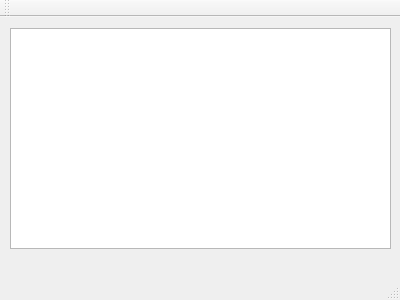
<?xml version="1.0" encoding="UTF-8"?>
<ui version="4.0">
 <class>MainWindow</class>
 <widget class="QMainWindow" name="MainWindow">
  <property name="geometry">
   <rect>
    <x>0</x>
    <y>0</y>
    <width>400</width>
    <height>300</height>
   </rect>
  </property>
  <property name="windowTitle">
   <string>MainWindow</string>
  </property>
  <widget class="QWidget" name="centralWidget">
   <widget class="QTextBrowser" name="textBrowser">
    <property name="geometry">
     <rect>
      <x>10</x>
      <y>11</y>
      <width>381</width>
      <height>221</height>
     </rect>
    </property>
   </widget>
  </widget>
  <widget class="QMenuBar" name="menuBar">
   <property name="geometry">
    <rect>
     <x>0</x>
     <y>0</y>
     <width>400</width>
     <height>22</height>
    </rect>
   </property>
  </widget>
  <widget class="QToolBar" name="mainToolBar">
   <attribute name="toolBarArea">
    <enum>TopToolBarArea</enum>
   </attribute>
   <attribute name="toolBarBreak">
    <bool>false</bool>
   </attribute>
  </widget>
  <widget class="QStatusBar" name="statusBar"/>
 </widget>
 <layoutdefault spacing="6" margin="11"/>
 <resources/>
 <connections/>
</ui>
